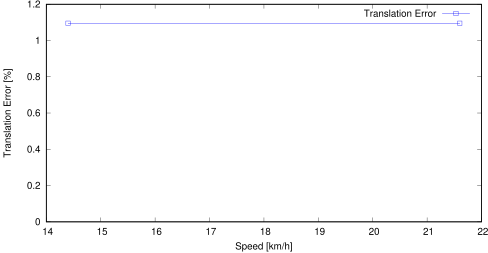

Recreate this plot in gnuplot.
set term postscript eps enhanced color
set output "sub08_ts.eps"
set size ratio 0.5
set yrange [0:*]
set xlabel "Speed [km/h]"
set ylabel "Translation Error [%]"
plot "sub08_ts.txt" using ($1*3.6):($2*100) title 'Translation Error' lc rgb "#0000FF" pt 4 w linespoints
